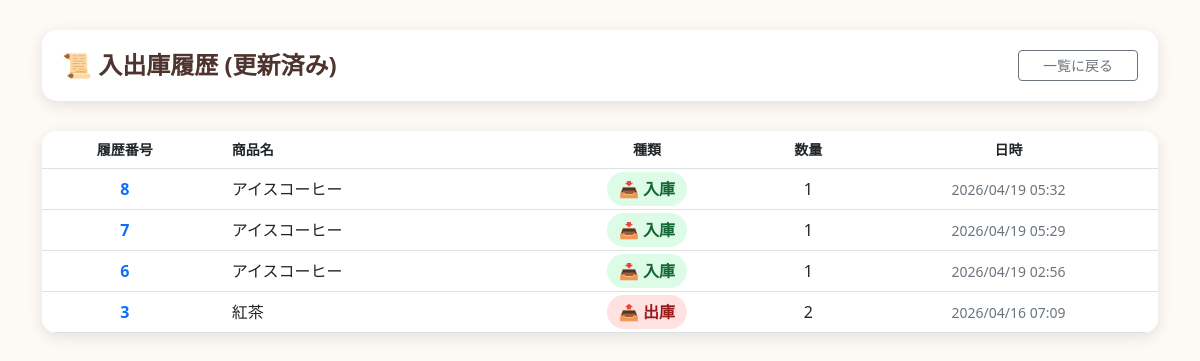
Screenshot of /history (signed in) with the database file from the repository.
### tables this page shows
CREATE TABLE stock_history (
    id INTEGER PRIMARY KEY AUTOINCREMENT,
    product_id INTEGER,
    type TEXT,
    quantity INTEGER,
    created_at TEXT
);

CREATE TABLE products (
    id INTEGER PRIMARY KEY AUTOINCREMENT,
    name TEXT NOT NULL,
    price INTEGER,
    stock INTEGER
, category TEXT DEFAULT '未分類');

### app.py (the view)
@app.route('/history')
@login_required
def history():
    conn = get_db_connection()
    histories = conn.execute('''
        SELECT
            stock_history.id AS history_id,
            products.name,
            stock_history.type,
            stock_history.quantity,
            stock_history.created_at
        FROM stock_history
        JOIN products ON stock_history.product_id = products.id
        ORDER BY stock_history.id DESC
    ''').fetchall()
    conn.close()
    return render_template('history.html', histories=histories)

### app.py (called while the page is built)
@login_manager.user_loader
def load_user(user_id):
    return User(user_id)

def get_db_connection():
    conn = sqlite3.connect('database/cafe_management.db')
    conn.row_factory = sqlite3.Row
    return conn

### templates/history.html (shortened to what this page needs)
<!DOCTYPE html>
<html lang="ja">
<head>
    <link href="https://cdn.jsdelivr.net/npm/bootstrap@5.3.0/dist/css/bootstrap.min.css" rel="stylesheet">
</head>
<body>
<div class="container">
    <div class="header-section d-flex justify-content-between align-items-center">
        <h1 class="h4 mb-0 fw-bold">📜 入出庫履歴 (更新済み)</h1>
        <a href="/" class="btn btn-outline-secondary btn-sm px-4">一覧に戻る</a>
    </div>
    <div class="table-container">
        <table class="table table-hover mb-0">
            <thead>
                <tr class="text-center text-secondary small">
                    <th>履歴番号</th>
                    <th class="text-start ps-4">商品名</th>
                    <th>種類</th>
                    <th>数量</th>
                    <th>日時</th>
                </tr>
            </thead>
            <tbody>
                {% for log in histories %}
                <tr class="text-center align-middle">
                    <td class="fw-bold text-primary">{{ log['history_id'] }}</td>
                    <td class="text-start ps-4">{{ log['name'] }}</td>
                    <td>
                        {% if log['type'] == '入庫' %}
                        <span class="badge-in">📥 入庫</span>
                        {% else %}
                        <span class="badge-out">📤 出庫</span>
                        {% endif %}
                    </td>
                    <td>{{ log['quantity'] }}</td>
                    <td class="text-secondary small">
                        {{ log['created_at'] | string | truncate(16, True, '') | replace('-', '/') if log['created_at'] else '---' }}
                    </td>
                </tr>
                {% endfor %}
            </tbody>
        </table>
    </div>
</div>
</body>
</html>

### templates/history.html (style rules this page uses)
body { background-color: #fdfaf5; color: #4e342e; }
.header-section { background-color: #ffffff; border-radius: 15px; box-shadow: 0 4px 15px rgba(0,0,0,0.1); padding: 20px; margin: 30px 0; }
.table-container { background-color: #ffffff; border-radius: 15px; box-shadow: 0 4px 15px rgba(0,0,0,0.1); overflow: hidden; }
.badge-in { background-color: #dcfce7; color: #166534; font-weight: bold; padding: 6px 12px; border-radius: 20px; }
.badge-out { background-color: #fee2e2; color: #991b1b; font-weight: bold; padding: 6px 12px; border-radius: 20px; }

### rows the page displays
stock_history: history_id "8", name "アイスコーヒー", type "📥 入庫", quantity "1", created_at "2026/04/19 05:32"
stock_history: history_id "7", name "アイスコーヒー", type "📥 入庫", quantity "1", created_at "2026/04/19 05:29"
stock_history: history_id "6", name "アイスコーヒー", type "📥 入庫", quantity "1", created_at "2026/04/19 02:56"
stock_history: history_id "3", name "紅茶", type "📤 出庫", quantity "2", created_at "2026/04/16 07:09"
